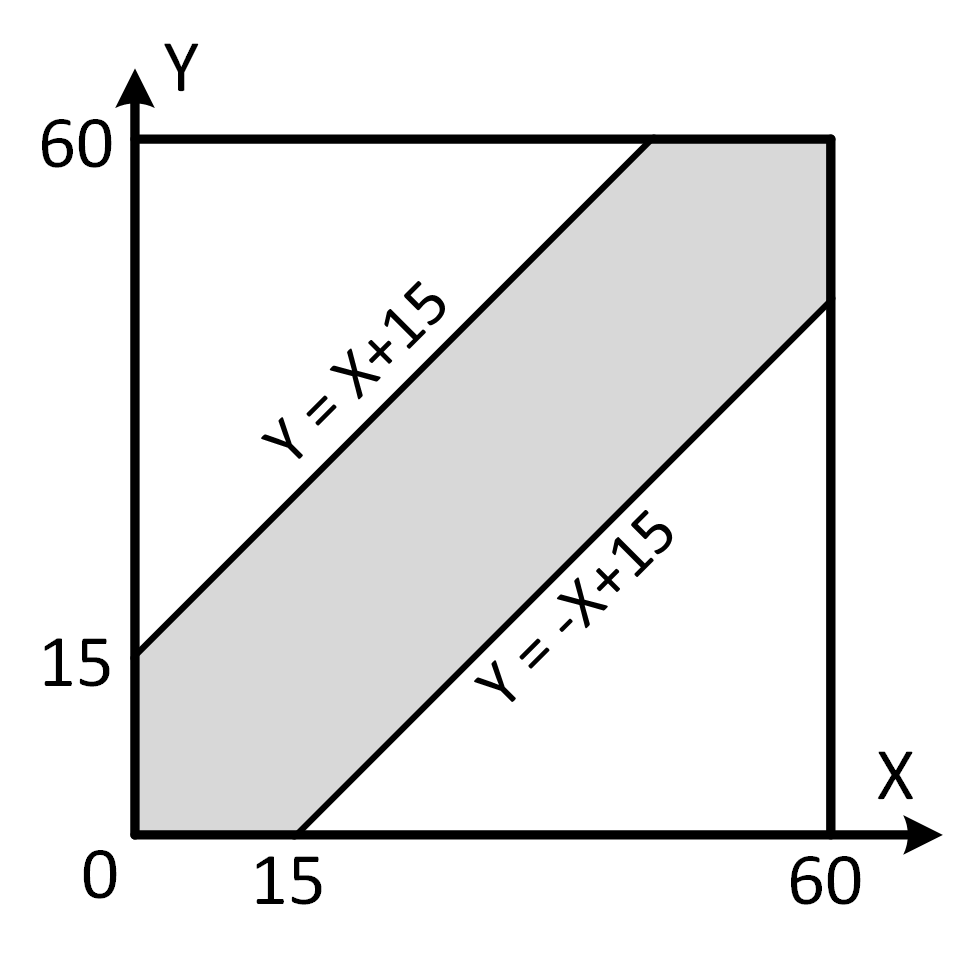
#> input picture week-02/image/meeting-probability.png, 953 x 963 px
$ python merge_image.py
#> lines starting #> are read from the running program, lines starting #| are printed output that depends on the picture
import cv2
img1 = cv2.imread('meeting-probability.png')
#> img1 is the input picture: shape (963, 953, 3); min 0, max 255, mean 233.2
img2 = cv2.imread('meeting_plot_n_1000.png')
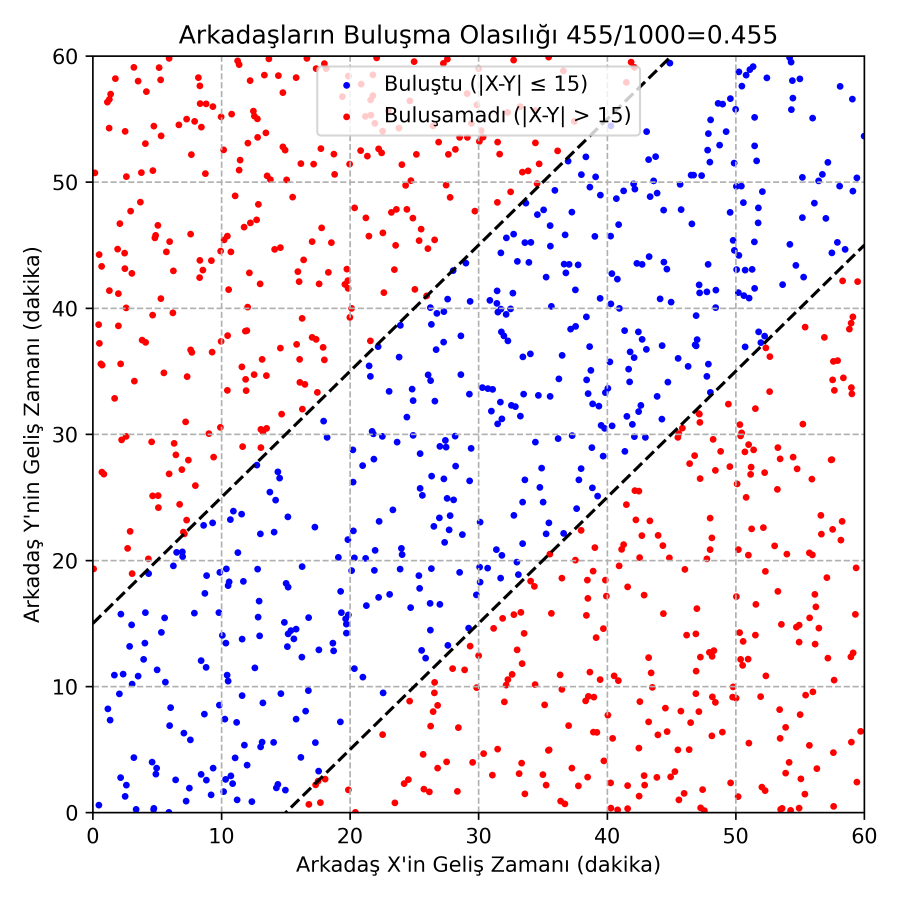
#> input picture week-02/image/meeting_plot_n_1000.png, 3600 x 3600 px (shown at 1/4 size)
#> img2 is the input picture: shape (3600, 3600, 3); mean B, G, R 242.8, 237.9, 243.4

# Get dimensions
r1, c1, _ = img1.shape
#> r1 = 963; c1 = 953
r2, c2, _ = img2.shape
#> r2 = 3600; c2 = 3600

# Resize images to have the same height
target_height = min(r1, r2)  # or use max(r1, r2) if you prefer
#> target_height = 963
img1_resized = cv2.resize(img1, (int(c1 * target_height / r1), target_height))
img2_resized = cv2.resize(img2, (int(c2 * target_height / r2), target_height))
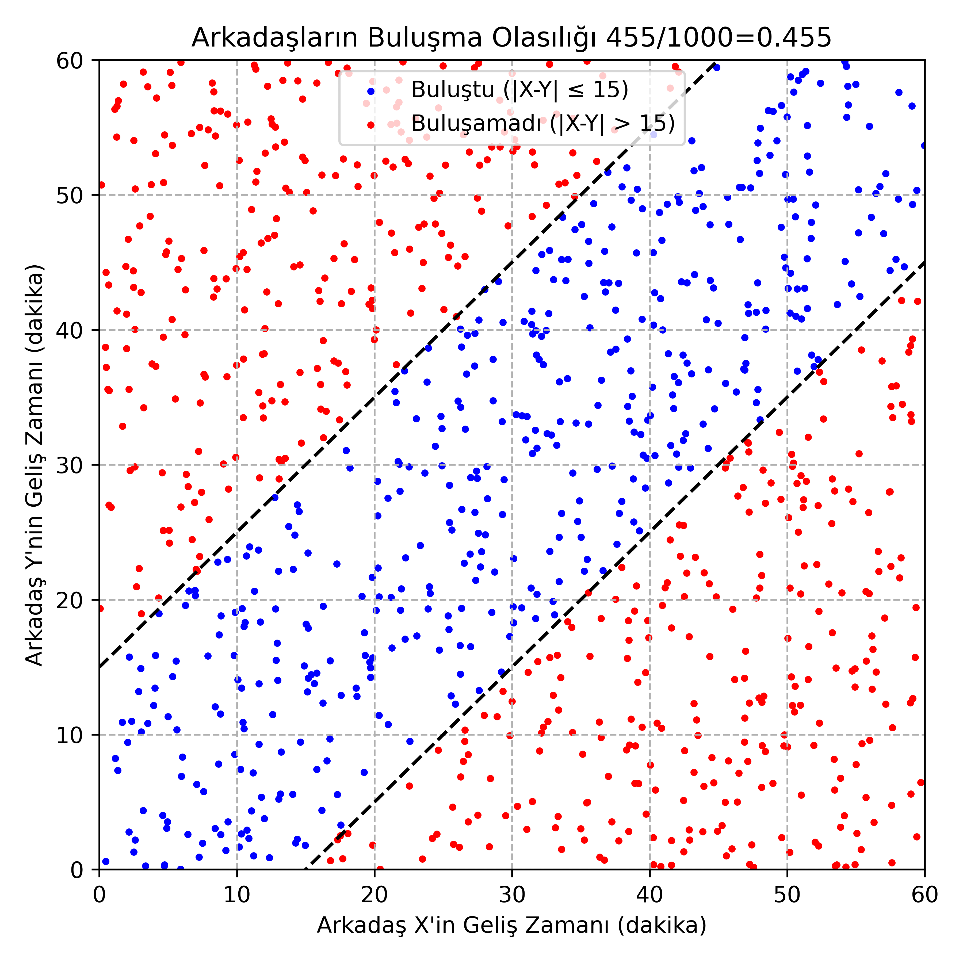
#> img2_resized: shape (963, 963, 3); mean B, G, R 242.8, 237.9, 243.4

# Concatenate the resized images horizontally
merged_image = cv2.hconcat([img1_resized, img2_resized])
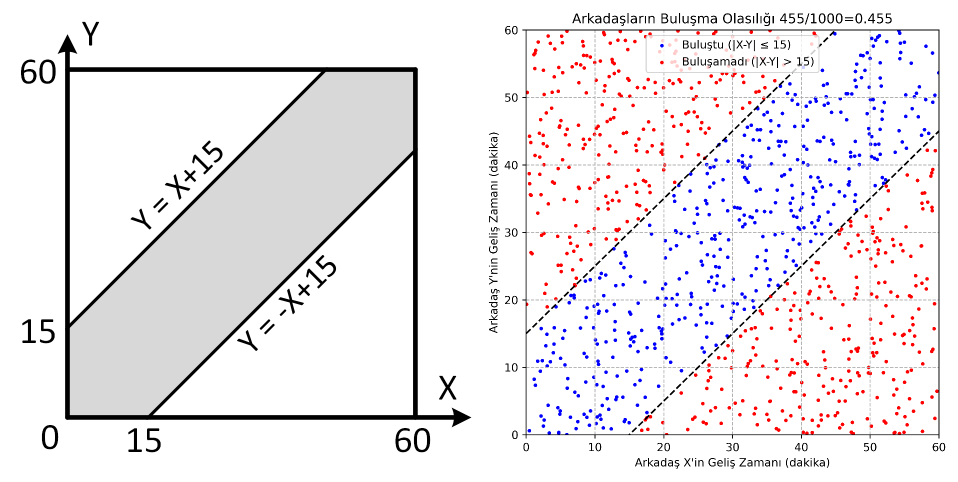
#> merged_image: shape (963, 1916, 3) (shown at 1/2 size); mean B, G, R 238, 235.5, 238.3

# save the merged image
cv2.imwrite('merged_image.png', merged_image)
# display the merged image
cv2.imshow('Merged Image', merged_image)
cv2.waitKey(0)
cv2.destroyAllWindows()
